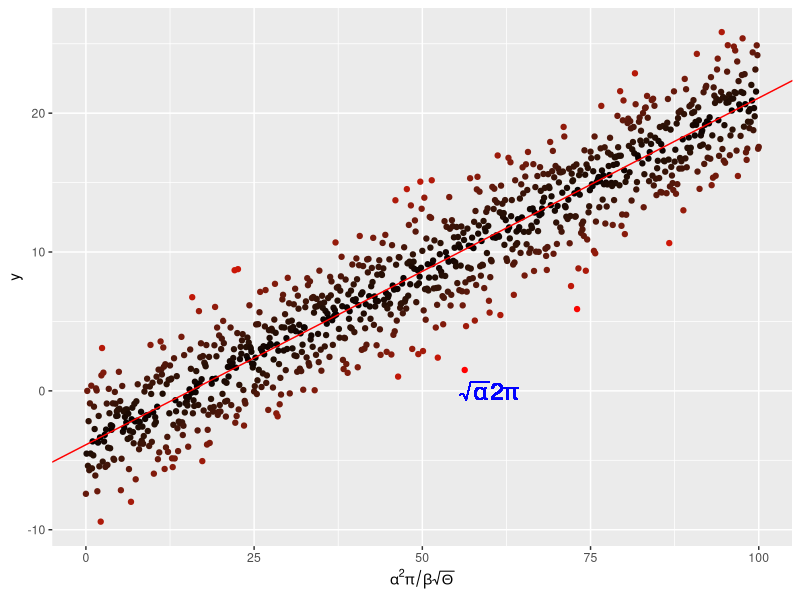

Recreate this plot in R. (Note: this script raises an error after producing the figure.)
rm(list = ls())

#AUTHOR: Sarah Dobson
#DATE: 5th November 2021
#DESCRIPTION: This script demonstrates mathematical annotation of an axis as well as within the plot area and combines all the commands for annotating a linear regression plot 
#and saves the resulting figure in results

require(ggplot2)


####Creating Linear Regression Data####
x <- seq(0, 100, by = 0.1)
y <- -4. + 0.25 * x +
  rnorm(length(x), mean = 0., sd = 2.5)

# and put them in a dataframe
my_data <- data.frame(x = x, y = y)

# perform a linear regression
my_lm <- summary(lm(y ~ x, data = my_data))

#####Plotting the data#######
p <-  ggplot(my_data, aes(x = x, y = y,
                          colour = abs(my_lm$residual))
) +
  geom_point() +
  scale_colour_gradient(low = "black", high = "red") +
  theme(legend.position = "none") +
  scale_x_continuous(
    expression(alpha^2 * pi / beta * sqrt(Theta))) + # add the regression line
  geom_abline(
  intercept = my_lm$coefficients[1][1],
  slope = my_lm$coefficients[2][1],
  colour = "red") + # throw some math on the plot
  geom_text(aes(x = 60, y = 0,
                       label = "sqrt(alpha) * 2* pi"), 
                   parse = TRUE, size = 6, 
                   colour = "blue")

#######save plot as a pdf file and move to results###############
pdf("../results/MyLinReg.pdf", 11.7, 8.3)
print(p)

graphics.off()

print("Script complete!")

